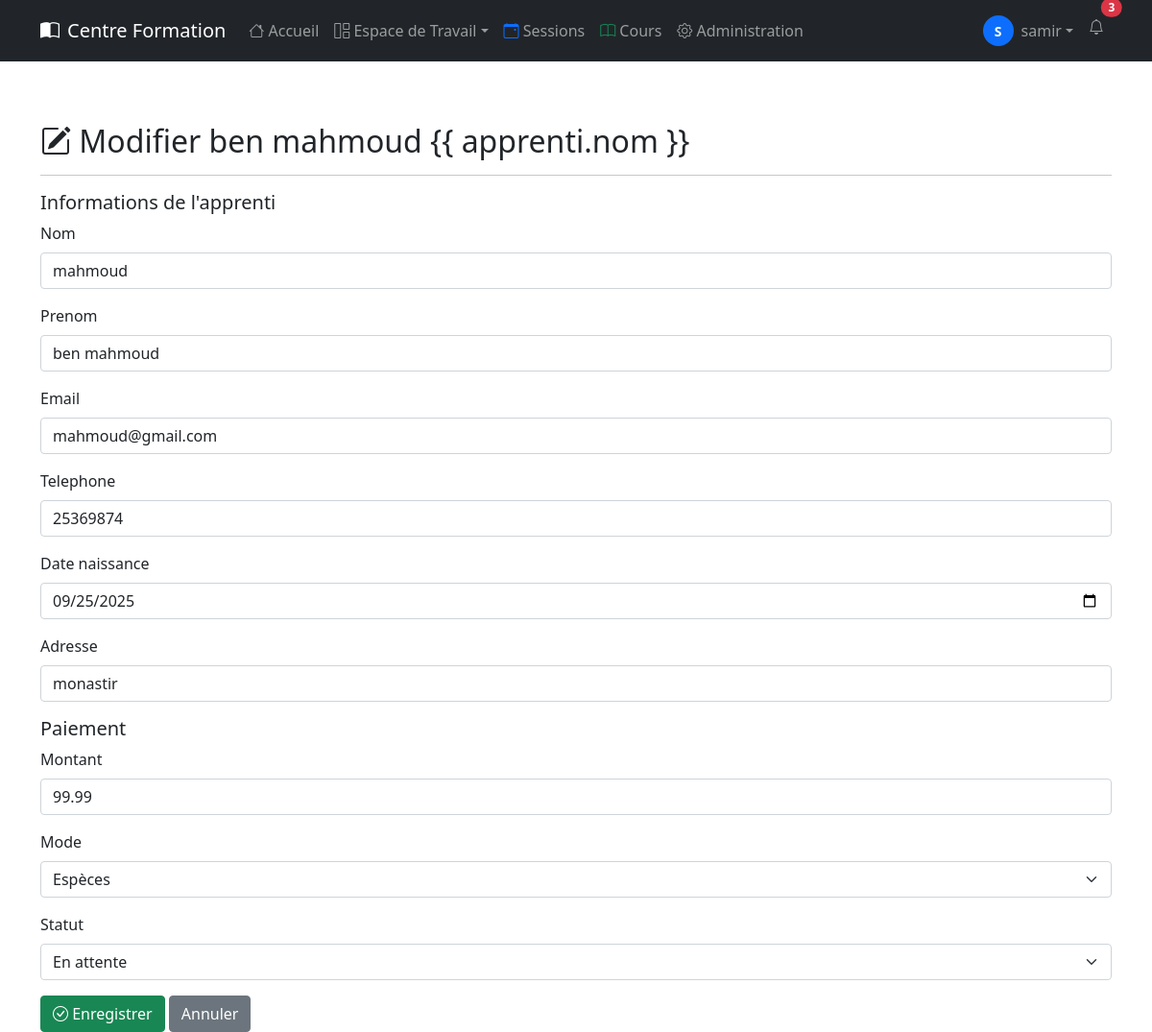
The page /apprentis/1/modifier/ (signed in) on the database its author committed.
### accounts/models.py (models this page shows)
class CustomUser(AbstractUser):
    email = models.EmailField(unique=True, verbose_name='adresse email')
    phone_number = models.CharField(max_length=15, blank=True, null=True)
    date_of_birth = models.DateField(blank=True, null=True)
    profile_picture = models.ImageField(
        upload_to='profile_pics/', blank=True, null=True)
    bio = models.TextField(blank=True, null=True)
    USERNAME_FIELD = 'email'
    REQUIRED_FIELDS = ['username']

### apprentis/models.py (models this page shows, shortened)
class Apprenti(models.Model):
    nom = models.CharField(max_length=200, null=True)
    prenom = models.CharField(max_length=200, null=True)
    email = models.EmailField(unique=True, default="migrations@exemple.com")
    date_naissance = models.DateField(null=True, blank=True)
    telephone = models.CharField(max_length=20, blank=True)
    adresse = models.TextField(null=True, blank=True)

### param/models.py (models this page shows, shortened)
class Paiement(models.Model):
    inscription = models.ForeignKey("apprentis.Inscription",
                                    related_name="paiements", on_delete=models.CASCADE
                                    )
    montant = models.DecimalField(max_digits=10, decimal_places=2)
    date_paiement = models.DateTimeField(default=timezone.now)
    mode = models.CharField(
        max_length=20,
        choices=[("especes", "Espèces"), ("cheque", "Chèque"),
                 ("virement", "Virement"), ("carte", "Carte bancaire")],
        default="especes"
    )
    statut = models.CharField(
        max_length=20,
        choices=[("en_attente", "En attente"),
                 ("valide", "Validé"), ("refuse", "Refusé")],
        default="en_attente"
    )

### apprentis/views.py (the view)
@login_required
def modifier_apprenti(request, apprenti_id):
    apprenti = get_object_or_404(Apprenti, id=apprenti_id)
    inscription = apprenti.inscriptions.first()
    paiement = Paiement.objects.filter(
        inscription=inscription).first() if inscription else None
    if request.method == "POST":
        apprenti_form = ApprentiForm(request.POST, instance=apprenti)
        paiement_form = PaiementForm(request.POST, instance=paiement)
        if apprenti_form.is_valid() and paiement_form.is_valid():
            apprenti_form.save()
            paiement_instance = paiement_form.save(commit=False)
            if inscription:
                paiement_instance.inscription = inscription
            paiement_instance.save()
            messages.success(
                request, "Apprenti et paiement mis à jour avec succès.")
            return redirect('apprentis:liste_apprentis')
    else:
        apprenti_form = ApprentiForm(instance=apprenti)
        paiement_form = PaiementForm(instance=paiement)
    return render(request, "apprentis/modifier_apprenti.html", {
        "apprenti_form": apprenti_form,
        "paiement_form": paiement_form,
        "apprenti": apprenti,
    })

### apprentis/forms.py
class ApprentiForm(forms.ModelForm):
    class Meta:
        model = Apprenti
        fields = ["nom", "prenom", "email",
                  "telephone", "date_naissance", "adresse"]
        widgets = {
            "nom": forms.TextInput(attrs={"class": "form-control"}),
            "prenom": forms.TextInput(attrs={"class": "form-control"}),
            "email": forms.EmailInput(attrs={"class": "form-control"}),
            "telephone": forms.TextInput(attrs={"class": "form-control"}),
            "adresse": forms.TextInput(attrs={"class": "form-control"}),
            "date_naissance": forms.DateInput(attrs={"class": "form-control", "type": "date"}),
        }

### param/forms.py
class PaiementForm(forms.ModelForm):
    class Meta:
        model = Paiement
        fields = ["montant", "mode", "statut"]
        widgets = {
            "montant": forms.NumberInput(attrs={"class": "form-control", "step": "0.01"}),
            "mode": forms.Select(attrs={"class": "form-select"}),
            "statut": forms.Select(attrs={"class": "form-select"}),
        }

### apprentis/templates/apprentis/modifier_apprenti.html (shortened to what this page needs)
{% extends "base.html" %} {% block content %}
<div class="container mt-5">
  <h2>
    <i class="bi bi-pencil-square"></i> Modifier {{ apprenti.prenom }} {{
    apprenti.nom }}
  </h2>
  <hr />
  <form method="post">
    <h5>Informations de l'apprenti</h5>
    {% for field in apprenti_form %}
    <div class="mb-3">
      <label class="form-label">{{ field.label }}</label>
      {{ field }}
    </div>
    {% endfor %} {% if paiement_form %}
    <h5>Paiement</h5>
    {% for field in paiement_form %}
    <div class="mb-3">
      <label class="form-label">{{ field.label }}</label>
      {{ field }}
    </div>
    {% endfor %} {% endif %}
    <button type="submit" class="btn btn-success">
      <i class="bi bi-check-circle"></i> Enregistrer
    </button>
    <a href="{% url 'apprentis:liste_apprentis' %}" class="btn btn-secondary"
      >Annuler</a
    >
  </form>
</div>
{% endblock %}

### templates/nav.html (shortened to what this page needs)
<nav class="navbar navbar-expand-lg navbar-dark bg-dark fixed-top" id="navbar">
  <div class="container">
    <a class="navbar-brand d-flex align-items-center" href="{% url 'home' %}">
      <i class="bi bi-book-half me-2"></i>
      Centre Formation
    </a>
    <div class="collapse navbar-collapse" id="navbarNav">
      <ul class="navbar-nav me-auto">
        <li class="nav-item">
          <a class="nav-link" href="{% url 'home' %}"><i class="bi bi-house"></i> Accueil</a>
        </li>
        {% if user.is_authenticated %}
          <li class="nav-item dropdown">
            <a class="nav-link dropdown-toggle" href="#" id="workspaceDropdown" role="button" data-bs-toggle="dropdown" aria-expanded="false"><i class="bi bi-grid-1x2"></i> Espace de Travail</a>
          </li>
          <li class="nav-item">
            <a class="nav-link" href="{% url 'param:sessionsliste' %}"><i class="bi bi-calendar-event text-primary"></i> Sessions</a>
          </li>
          <li class="nav-item">
            <a class="nav-link" href="{% url 'param:coursliste' %}"><i class="bi bi-book text-success"></i> Cours</a>
          </li>
          {% if user.is_staff %}
            <li class="nav-item">
              <a class="nav-link" href="{% url 'admin:index' %}"><i class="bi bi-gear"></i> Administration</a>
            </li>
          {% endif %}
        {% endif %}
      </ul>
      <ul class="navbar-nav ms-auto">
        {% if user.is_authenticated %}
          <li class="nav-item dropdown">
            <a class="nav-link dropdown-toggle d-flex align-items-center" href="#" id="navbarDropdown" role="button" data-bs-toggle="dropdown" aria-expanded="false">
              {% if user.profile_picture %}
                <img src="{{ user.profile_picture.url }}" alt="{{ user.username }}" class="rounded-circle me-2" width="32" height="32" style="object-fit: cover" />
              {% else %}
                <div class="bg-primary rounded-circle d-flex align-items-center justify-content-center me-2" style="width: 32px; height: 32px">
                  <span class="text-white fw-bold small">{{ user.username|first|upper }}</span>
                </div>
              {% endif %}
              <span class="d-none d-md-inline">{{ user.username }}</span>
            </a>
          </li>
          <li class="nav-item">
            <a class="nav-link position-relative" href="#">
              <i class="bi bi-bell"></i>
              <span class="position-absolute top-0 start-100 translate-middle badge rounded-pill bg-danger">
                3
              </span>
            </a>
          </li>
        {% endif %}
      </ul>
    </div>
  </div>
</nav>
<div style="height: 80px"></div>

### rows shown on the page
CustomUser: username|first "S", username "samir"
Apprenti: prenom "ben mahmoud", apprenti_form "mahmoud" "ben mahmoud" "mahmoud@gmail.com" "25369874" "09/25/2025" "monastir"
Paiement: paiement_form "99.99" "Espèces" "En attente"

### other values the page prints
{{ field.label }} "Nom" "Prenom" "Email" "Telephone" "Date naissance" "Adresse"
{{ field.label }} "Montant" "Mode" "Statut"
